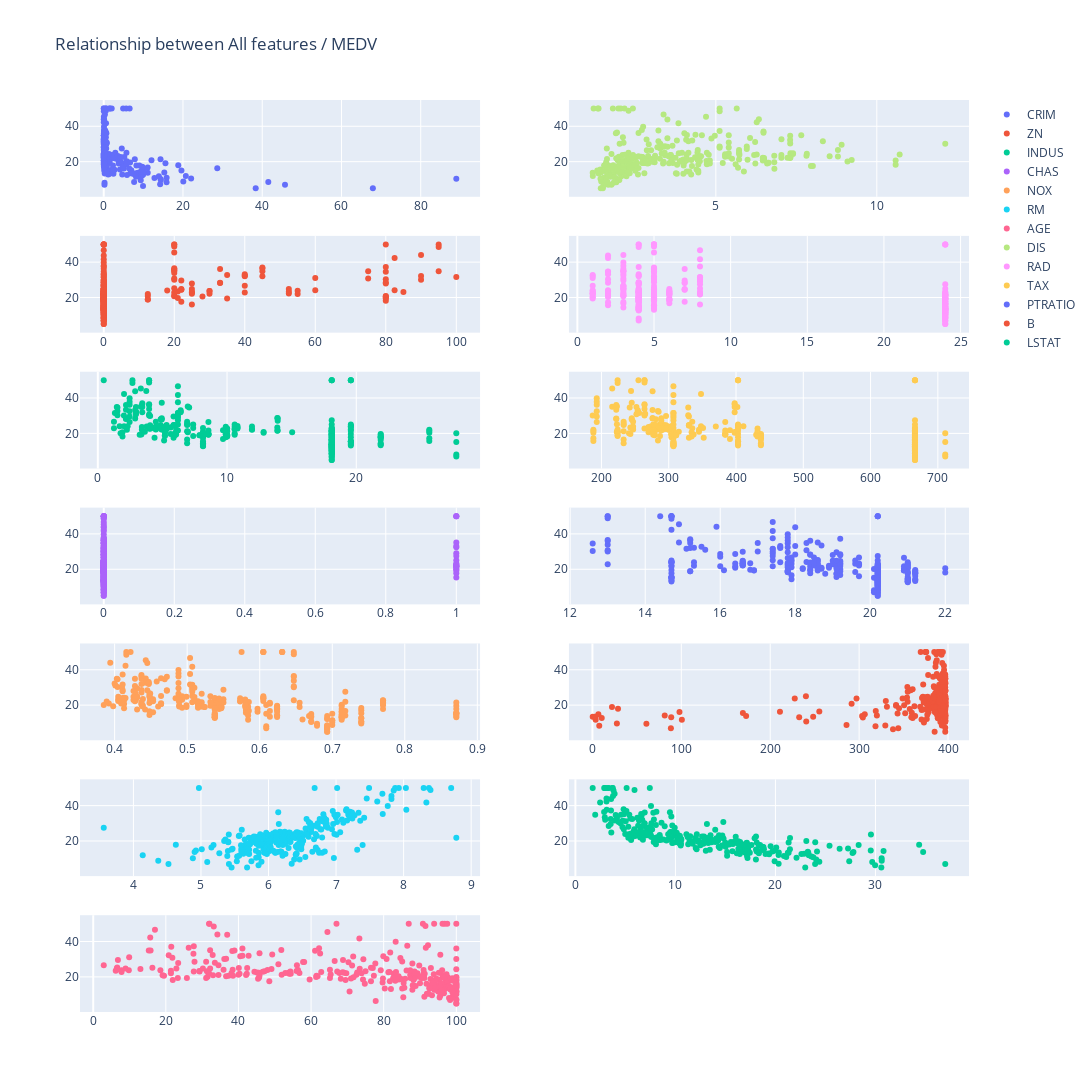

Here is the notebook cell this chart was saved with:
### Code cell
plot_relation(X_train_df, y_train_df, 2)

### Figure 1 — Plotly figure (JSON) as saved in the notebook; plotly's stock layout.template omitted (floating-point values rounded to 4 significant figures; data arrays with more than 128 entries replaced by an {"elided": "..."} marker saying what was removed)
{"data": [{"customdata": {"elided": "303 int values"}, "hovertemplate": "index:%{customdata} (X: %{x}, y: %{y})", "mode": "markers", "name": "CRIM", "type": "scatter", "x": {"elided": "303 float values"}, "xaxis": "x", "y": {"elided": "303 float values"}, "yaxis": "y"}, {"customdata": {"elided": "303 int values"}, "hovertemplate": "index:%{customdata} (X: %{x}, y: %{y})", "mode": "markers", "name": "ZN", "type": "scatter", "x": {"elided": "303 float values"}, "xaxis": "x3", "y": {"elided": "303 float values"}, "yaxis": "y3"}, {"customdata": {"elided": "303 int values"}, "hovertemplate": "index:%{customdata} (X: %{x}, y: %{y})", "mode": "markers", "name": "INDUS", "type": "scatter", "x": {"elided": "303 float values"}, "xaxis": "x5", "y": {"elided": "303 float values"}, "yaxis": "y5"}, {"customdata": {"elided": "303 int values"}, "hovertemplate": "index:%{customdata} (X: %{x}, y: %{y})", "mode": "markers", "name": "CHAS", "type": "scatter", "x": {"elided": "303 int values"}, "xaxis": "x7", "y": {"elided": "303 float values"}, "yaxis": "y7"}, {"customdata": {"elided": "303 int values"}, "hovertemplate": "index:%{customdata} (X: %{x}, y: %{y})", "mode": "markers", "name": "NOX", "type": "scatter", "x": {"elided": "303 float values"}, "xaxis": "x9", "y": {"elided": "303 float values"}, "yaxis": "y9"}, {"customdata": {"elided": "303 int values"}, "hovertemplate": "index:%{customdata} (X: %{x}, y: %{y})", "mode": "markers", "name": "RM", "type": "scatter", "x": {"elided": "303 float values"}, "xaxis": "x11", "y": {"elided": "303 float values"}, "yaxis": "y11"}, {"customdata": {"elided": "303 int values"}, "hovertemplate": "index:%{customdata} (X: %{x}, y: %{y})", "mode": "markers", "name": "AGE", "type": "scatter", "x": {"elided": "303 float values"}, "xaxis": "x13", "y": {"elided": "303 float values"}, "yaxis": "y13"}, {"customdata": {"elided": "303 int values"}, "hovertemplate": "index:%{customdata} (X: %{x}, y: %{y})", "mode": "markers", "name": "DIS", "type": "scatter", "x": {"elided": "303 float values"}, "xaxis": "x2", "y": {"elided": "303 float values"}, "yaxis": "y2"}, {"customdata": {"elided": "303 int values"}, "hovertemplate": "index:%{customdata} (X: %{x}, y: %{y})", "mode": "markers", "name": "RAD", "type": "scatter", "x": {"elided": "303 int values"}, "xaxis": "x4", "y": {"elided": "303 float values"}, "yaxis": "y4"}, {"customdata": {"elided": "303 int values"}, "hovertemplate": "index:%{customdata} (X: %{x}, y: %{y})", "mode": "markers", "name": "TAX", "type": "scatter", "x": {"elided": "303 int values"}, "xaxis": "x6", "y": {"elided": "303 float values"}, "yaxis": "y6"}, {"customdata": {"elided": "303 int values"}, "hovertemplate": "index:%{customdata} (X: %{x}, y: %{y})", "mode": "markers", "name": "PTRATIO", "type": "scatter", "x": {"elided": "303 float values"}, "xaxis": "x8", "y": {"elided": "303 float values"}, "yaxis": "y8"}, {"customdata": {"elided": "303 int values"}, "hovertemplate": "index:%{customdata} (X: %{x}, y: %{y})", "mode": "markers", "name": "B", "type": "scatter", "x": {"elided": "303 float values"}, "xaxis": "x10", "y": {"elided": "303 float values"}, "yaxis": "y10"}, {"customdata": {"elided": "303 int values"}, "hovertemplate": "index:%{customdata} (X: %{x}, y: %{y})", "mode": "markers", "name": "LSTAT", "type": "scatter", "x": {"elided": "303 float values"}, "xaxis": "x12", "y": {"elided": "303 float values"}, "yaxis": "y12"}], "layout": {"height": 2800, "title": {"text": "Relationship between All features / MEDV"}, "width": 1200, "xaxis": {"anchor": "y", "domain": [0, 0.45]}, "xaxis10": {"anchor": "y10", "domain": [0.55, 1]}, "xaxis11": {"anchor": "y11", "domain": [0, 0.45]}, "xaxis12": {"anchor": "y12", "domain": [0.55, 1]}, "xaxis13": {"anchor": "y13", "domain": [0, 0.45]}, "xaxis14": {"anchor": "y14", "domain": [0.55, 1]}, "xaxis2": {"anchor": "y2", "domain": [0.55, 1]}, "xaxis3": {"anchor": "y3", "domain": [0, 0.45]}, "xaxis4": {"anchor": "y4", "domain": [0.55, 1]}, "xaxis5": {"anchor": "y5", "domain": [0, 0.45]}, "xaxis6": {"anchor": "y6", "domain": [0.55, 1]}, "xaxis7": {"anchor": "y7", "domain": [0, 0.45]}, "xaxis8": {"anchor": "y8", "domain": [0.55, 1]}, "xaxis9": {"anchor": "y9", "domain": [0, 0.45]}, "yaxis": {"anchor": "x", "domain": [0.8939, 1]}, "yaxis10": {"anchor": "x10", "domain": [0.298, 0.4041]}, "yaxis11": {"anchor": "x11", "domain": [0.149, 0.2551]}, "yaxis12": {"anchor": "x12", "domain": [0.149, 0.2551]}, "yaxis13": {"anchor": "x13", "domain": [0, 0.1061]}, "yaxis14": {"anchor": "x14", "domain": [0, 0.1061]}, "yaxis2": {"anchor": "x2", "domain": [0.8939, 1]}, "yaxis3": {"anchor": "x3", "domain": [0.7449, 0.851]}, "yaxis4": {"anchor": "x4", "domain": [0.7449, 0.851]}, "yaxis5": {"anchor": "x5", "domain": [0.5959, 0.702]}, "yaxis6": {"anchor": "x6", "domain": [0.5959, 0.702]}, "yaxis7": {"anchor": "x7", "domain": [0.4469, 0.5531]}, "yaxis8": {"anchor": "x8", "domain": [0.4469, 0.5531]}, "yaxis9": {"anchor": "x9", "domain": [0.298, 0.4041]}}}
